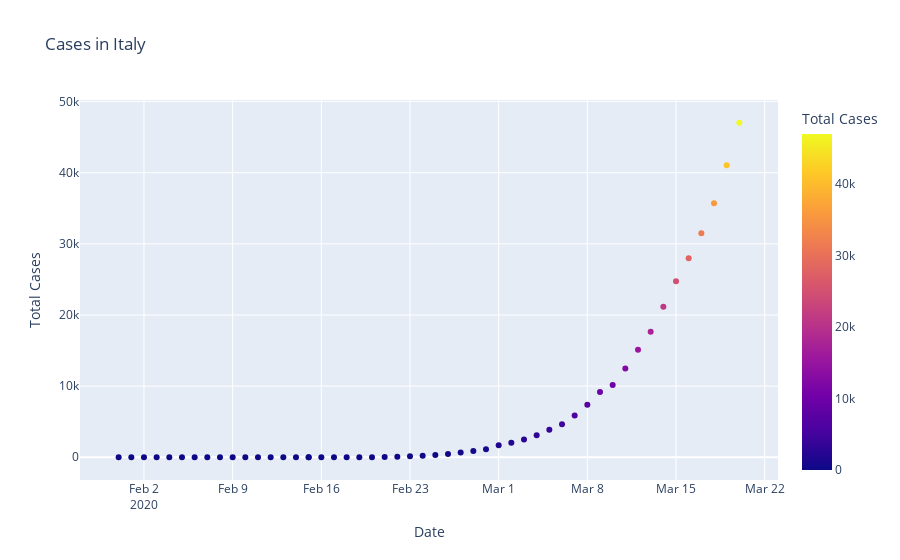
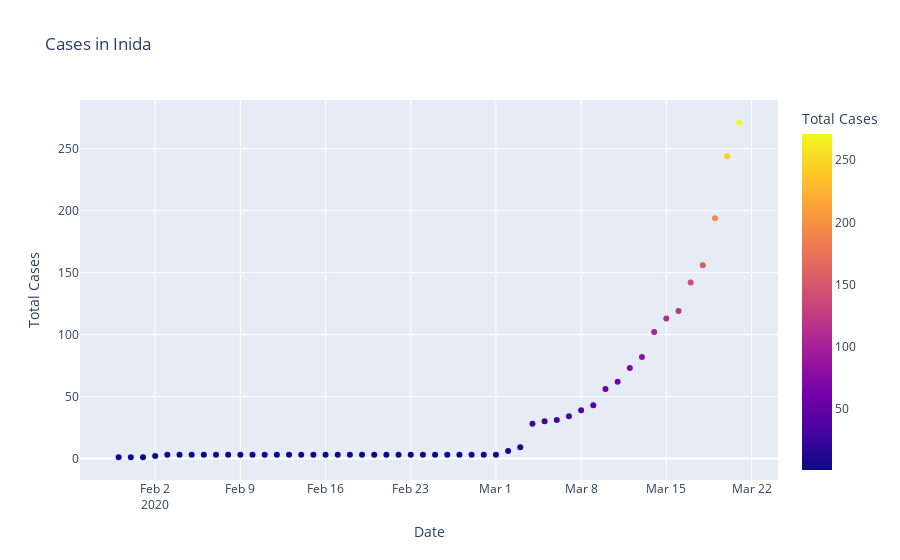
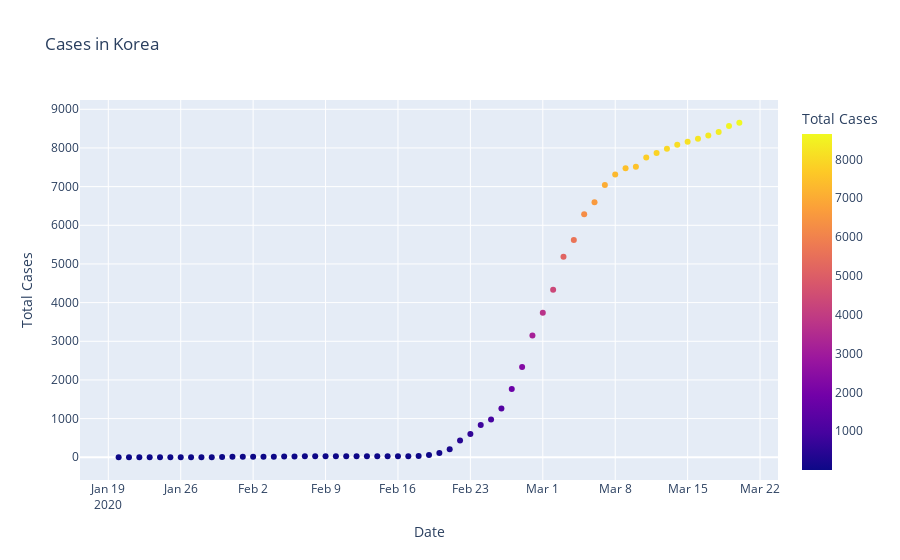
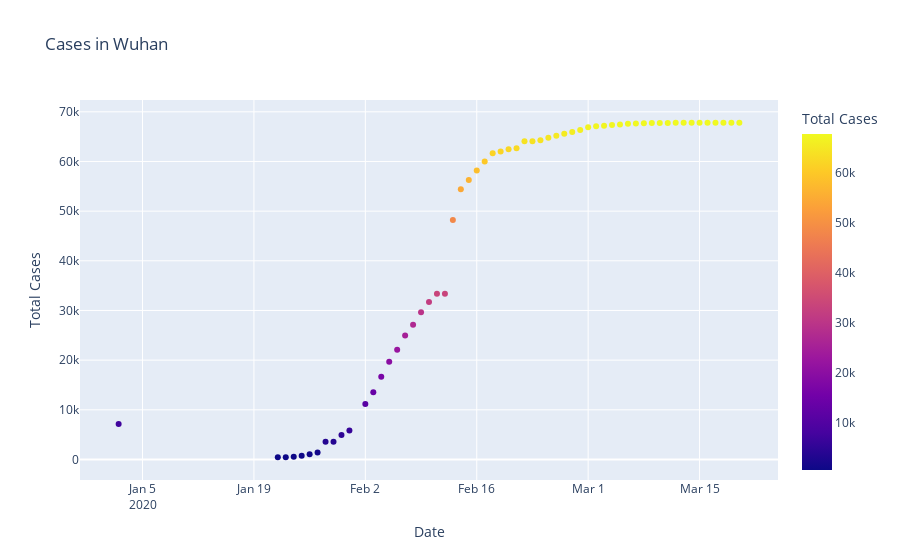

Notebook source saved alongside these figures, in order:
### Code cell
fig = px.scatter(dbd_Italy, x =dbd_Italy["Date"], y = dbd_Italy["Total Cases"], color = "Total Cases", title= 'Cases in Italy')
fig.show()

fig = px.scatter(dbd_India, x =dbd_India["Date"], y = dbd_India["Total Cases"], color = "Total Cases", title= 'Cases in Inida')
fig.show()

fig = px.scatter(dbd_Korea, x =dbd_Korea["Date"], y = dbd_Korea["Total Cases"], color = "Total Cases", title= 'Cases in Korea')
fig.show()

fig = px.scatter(dbd_Wuhan, x =dbd_Wuhan["Date"], y = dbd_Wuhan["Total Cases"], color = "Total Cases", title= 'Cases in Wuhan')
fig.show()
